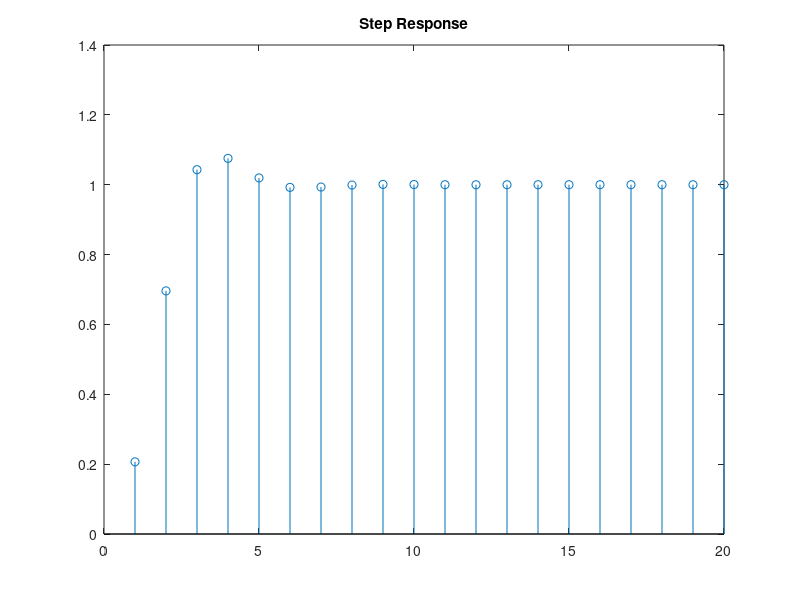

The MATLAB source for this figure:
b1 = [0.2066 0.4131 0.2066];
a1 = [1 -0.3695 0.1958];

impz(b1, a1, 20);
title('Impulse Response');

step_n = [ones(1,20)];
y = filter (b1, a1, step_n);
stem(y);
title('Step Response');